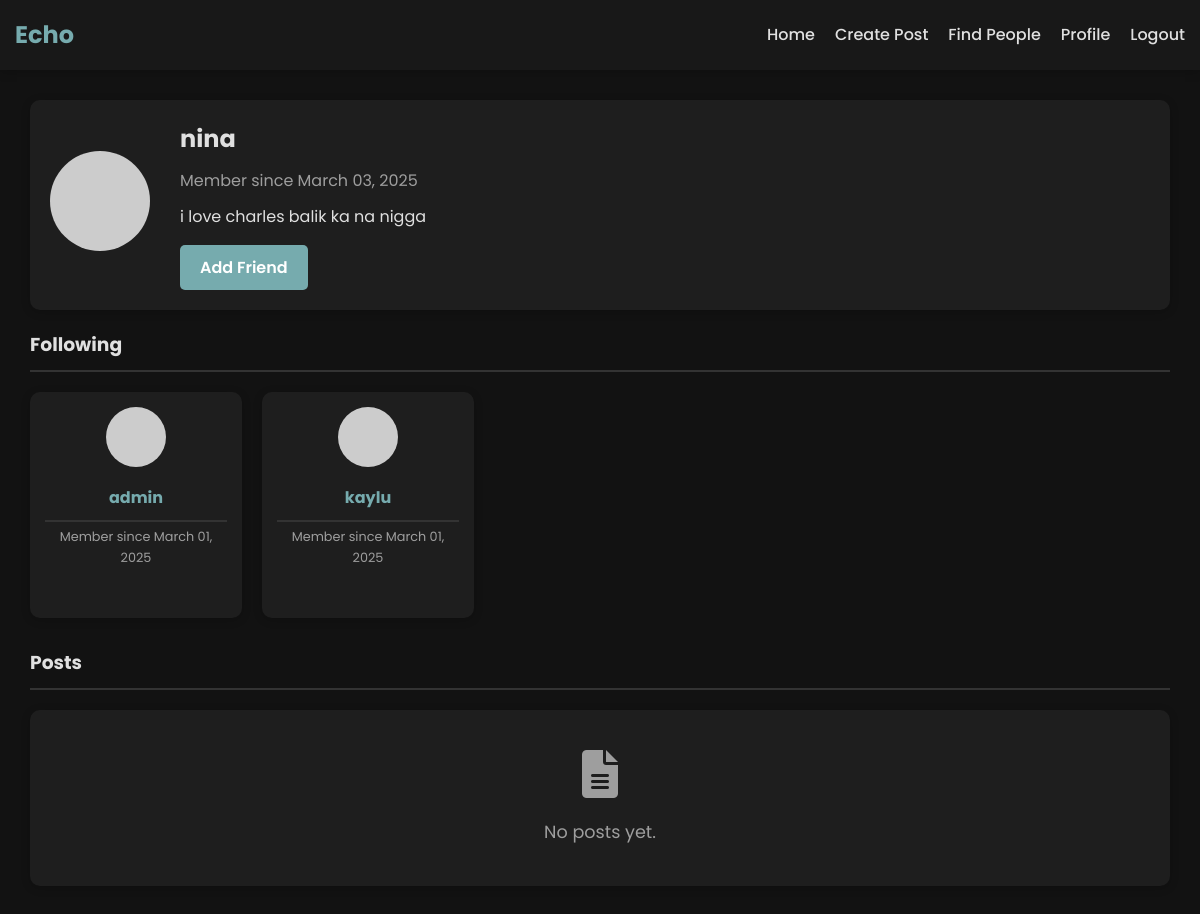
Screenshot of /profile/nina (signed in) with the database file from the repository.
### app.py (models this page shows, shortened)
class User(UserMixin, db.Model):
    id = db.Column(db.Integer, primary_key=True)
    username = db.Column(db.String(80), unique=True, nullable=False)
    email = db.Column(db.String(120), unique=True, nullable=False)
    password_hash = db.Column(db.String(128), nullable=False)
    bio = db.Column(db.Text, default='')
    join_date = db.Column(db.DateTime, default=datetime.utcnow)
    posts = db.relationship('Post', backref='author', lazy=True)
    likes = db.relationship('Like', backref='user', lazy='dynamic', cascade='all, delete-orphan')
    friends = db.relationship('User',
                              secondary=friendship,
                              primaryjoin=(friendship.c.user_id == id),
                              secondaryjoin=(friendship.c.friend_id == id),
                              backref=db.backref('followed_by', lazy='dynamic'),
                              lazy='dynamic')
    def is_friend(self, user):
        return self.friends.filter(friendship.c.friend_id == user.id).count() > 0

### app.py (the view)
@app.route('/profile/<username>')
@login_required
def profile(username):
    user = User.query.filter_by(username=username).first_or_404()
    posts = Post.query.filter_by(author=user).order_by(Post.timestamp.desc()).all()
    friends = user.friends.all()
    return render_template('profile.html', user=user, posts=posts, friends=friends)

### app.py (called while the page is built)
@login_manager.user_loader
def load_user(user_id):
    return User.query.get(int(user_id))

### templates/profile.html (shortened to what this page needs)
{% extends 'base.html' %}
{% block content %}
<div class="profile-container">
    <div class="profile-header">
        <div class="profile-avatar">
            <img src="https://ui-avatars.com/api/?name={{ user.username }}&size=128&background=random" alt="Profile">
        </div>
        <div class="profile-info">
            <h2>{{ user.username }}</h2>
            <p class="join-date">Member since {{ user.join_date.strftime('%B %d, %Y') }}</p>
            <p class="bio">{{ user.bio or "No bio provided." }}</p>
            {% if current_user.is_authenticated and current_user.id == user.id %}
                <a href="{{ url_for('edit_profile') }}" class="btn btn-secondary">Edit Profile</a>
            {% elif current_user.is_authenticated and current_user.id != user.id %}
                {% if current_user.is_friend(user) %}
                    <a href="{{ url_for('remove_friend', user_id=user.id) }}" class="btn btn-danger">Remove Friend</a>
                {% else %}
                    <a href="{{ url_for('add_friend', user_id=user.id) }}" class="btn btn-primary">Add Friend</a>
                {% endif %}
            {% endif %}
        </div>
    </div>
    <div class="profile-content">
        <h3 class="profile-tag">Following</h3>
        {% if friends %}
            <div class="friends-container">
                {% for friend in friends %}
                    <div class="user-card">
                        <div class="user-avatar">
                            <img src="https://ui-avatars.com/api/?name={{ friend.username }}&size=80&background=random" alt="{{ friend.username }}">
                        </div>
                        <div class="user-info">
                            <h3><a href="{{ url_for('profile', username=friend.username) }}">{{ friend.username }}</a></h3>
                            <p class="join-date">Member since {{ friend.join_date.strftime('%B %d, %Y') }}</p>
                        </div>
                    </div>
                {% endfor %}
            </div>
        {% else %}
            <div class="empty-state">
                <i class="fas fa-users"></i>
                <p>No followings.</p>
            </div>
        {% endif %}
        <h3 class="profile-tag">Posts</h3>
        {% if posts %}
            <div class="posts-container">
                {% for post in posts %}
                    <div class="post-card">
                        <div class="post-header">
                            <div class="post-info">
                                <h3><a href="{{ url_for('post', post_id=post.id) }}">{{ post.title }}</a></h3>
                                <p class="date">{{ post.timestamp.strftime('%B %d, %Y at %H:%M') }}</p>
                            </div>
                        </div>
                        <div class="post-content">
                            <p>{{ post.content[:200] }}{% if post.content|length > 200 %}...{% endif %}</p>
                            <a href="{{ url_for('post', post_id=post.id) }}" class="read-more">Read more</a>
                        </div>
                    </div>
                {% endfor %}
            </div>
        {% else %}
            <div class="empty-state">
                <i class="fas fa-file-alt"></i>
                <p>No posts yet.</p>
            </div>
        {% endif %}
    </div>
</div>
{% endblock %}

### static/css/style.css (style rules this page uses)
:root { --primary-color: #76ABAE; --primary-dark: #3286a0; --secondary-color: #76ABAE; --secondary-dark: #3286a0; --danger-color: #cf6679; --danger-dark: #b55a68; --text-color: #e0e0e0; --text-light: #9e9e9e; --background-color: #121212; --card-color: #1e1e1e; --border-color: #333333; --box-shadow: 0 2px 10px rgba(0, 0, 0, 0.2); --highlight-color: #2d2d2d; }
* { margin: 0; padding: 0; box-sizing: border-box; }
body { font-family: 'Poppins', sans-serif; line-height: 1.6; color: var(--text-color); background-color: var(--background-color); display: flex; flex-direction: column; min-height: 100vh; overflow-x: hidden; }
a { color: var(--primary-color); text-decoration: none; transition: color 0.3s; }
.btn { display: inline-block; padding: 10px 20px; border-radius: 5px; font-weight: 500; cursor: pointer; text-align: center; border: none; transition: background-color 0.3s, transform 0.2s; }
.btn-primary, .btn-secondary, .btn-danger { font-weight: 600; }
.btn-primary { background-color: var(--primary-color); color: white; }
.empty-state { background-color: var(--card-color); border-radius: 10px; padding: 40px; box-shadow: var(--box-shadow); text-align: center; }
.empty-state i { font-size: 3rem; color: var(--text-light); margin-bottom: 20px; }
.empty-state p { color: var(--text-light); font-size: 1.1rem; }
.profile-container { margin: 30px 0; padding: 0 15px; }
.profile-header { display: flex; align-items: center; background-color: var(--card-color); border-radius: 10px; padding: 20px; box-shadow: var(--box-shadow); margin-bottom: 20px; }
.profile-avatar { margin-right: 30px; }
.profile-avatar img { width: 100px; height: 100px; border-radius: 50%; object-fit: cover; }
.profile-info h2 { margin-bottom: 10px; color: var(--text-color); }
.profile-info .join-date { color: var(--text-light); margin-bottom: 10px; }
.profile-info .bio { margin-bottom: 15px; line-height: 1.6; }
.profile-content h3 { margin-bottom: 20px; color: var(--text-color); border-bottom: 2px solid var(--border-color); padding-bottom: 10px; }
.post-meta, .user-info .join-date, .profile-info .join-date { color: var(--text-light); }
.user-card { background-color: var(--card-color); border-radius: 10px; padding: 20px; box-shadow: var(--box-shadow); display: flex; flex-direction: column; align-items: center; text-align: center; transition: transform 0.3s; }
.user-avatar { margin-bottom: 15px; }
.user-avatar img { width: 80px; height: 80px; border-radius: 50%; object-fit: cover; }
.user-info h3 { margin-bottom: 5px; }
.user-info .join-date { color: var(--text-light); font-size: 0.9rem; margin-bottom: 15px; }
.friends-container { display: grid; grid-template-columns: repeat(auto-fill, minmax(200px, 1fr)); gap: 20px; margin-bottom: 30px; }
.friends-container .user-card { display: flex; flex-direction: column; align-items: center; background-color: var(--card-color); border-radius: 10px; padding: 15px; box-shadow: var(--box-shadow); transition: transform 0.3s; }
.friends-container .user-avatar { margin-bottom: 10px; }
.friends-container .user-avatar img { width: 60px; height: 60px; border-radius: 50%; object-fit: cover; }
.friends-container .user-info { text-align: center; margin-bottom: 10px; }
.friends-container .user-info h3 { font-size: 1rem; margin-bottom: 5px; }
.friends-container .user-info .join-date { font-size: 0.8rem; color: var(--text-light); }
.profile-container .profile-tag { margin-top: 1rem; }

### rows the page displays
User: username "nina", join_date "March 03, 2025", bio "i love charles balik ka na nigga"
User: username "admin", join_date "March 01, 2025"
User: username "kaylu", join_date "March 01, 2025"
